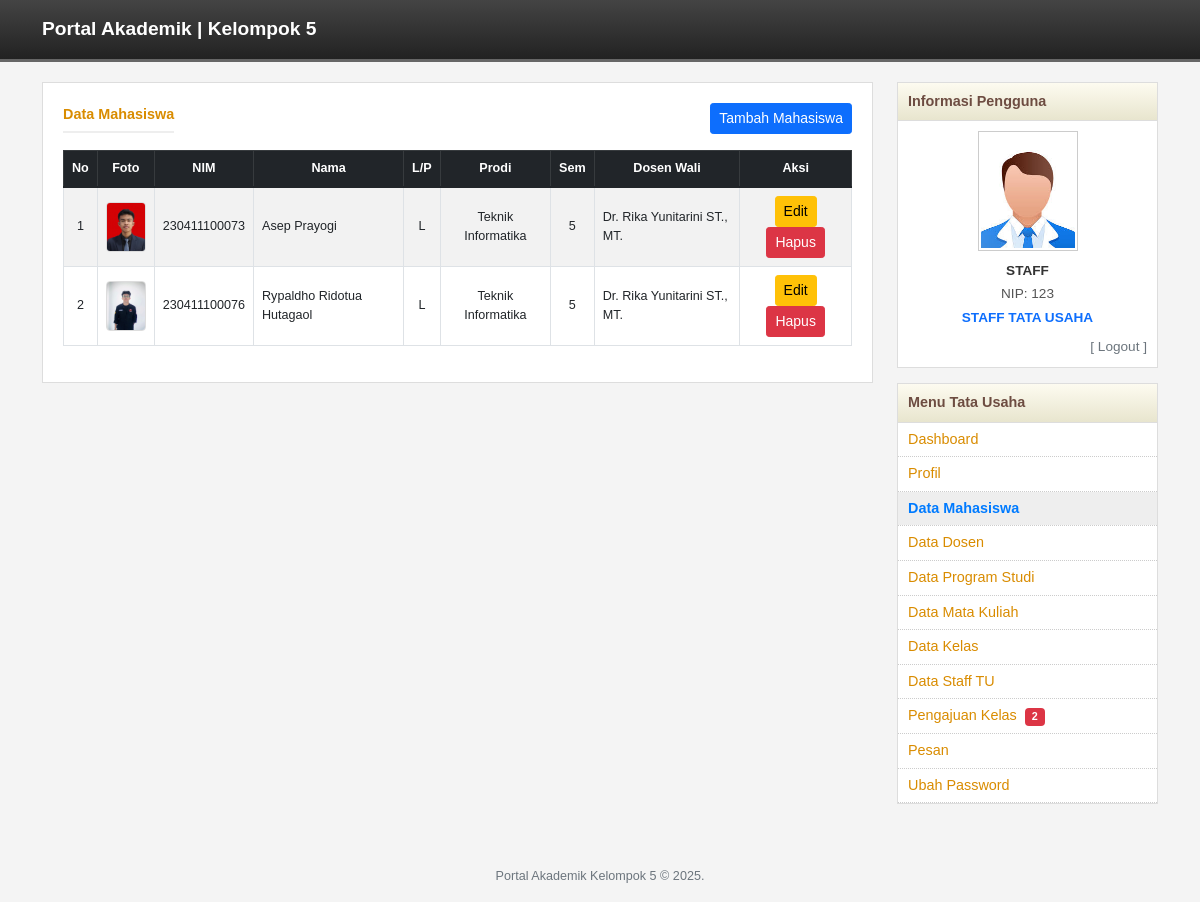
/tu/mahasiswa.php (signed in), run on the app's committed database.
### tables this page shows
CREATE TABLE `mahasiswa` (
  `id` int(11) NOT NULL,
  `nim` varchar(20) NOT NULL,
  `nama` varchar(100) NOT NULL,
  `jenis_kelamin` enum('L','P') DEFAULT NULL,
  `password` varchar(255) NOT NULL,
  `email` varchar(100) DEFAULT NULL,
  `prodi` varchar(50) DEFAULT NULL,
  `semester` int(11) DEFAULT NULL,
  `dpa_id` int(11) DEFAULT NULL,
  `created_at` timestamp NULL DEFAULT current_timestamp(),
  `foto` varchar(255) DEFAULT NULL
);

CREATE TABLE `dosen` (
  `id` int(11) NOT NULL,
  `nidn` varchar(20) NOT NULL,
  `nama` varchar(100) NOT NULL,
  `password` varchar(255) NOT NULL,
  `email` varchar(100) DEFAULT NULL,
  `foto` varchar(255) DEFAULT NULL,
  `jabatan` enum('Dosen','Kaprodi') DEFAULT 'Dosen',
  `prodi` varchar(50) DEFAULT NULL,
  `created_at` timestamp NULL DEFAULT current_timestamp()
);

CREATE TABLE `tata_usaha` (
  `id` int(11) NOT NULL,
  `nip` varchar(20) NOT NULL,
  `nama` varchar(100) NOT NULL,
  `password` varchar(255) NOT NULL,
  `email` varchar(100) DEFAULT NULL,
  `created_at` timestamp NULL DEFAULT current_timestamp(),
  `foto` varchar(255) DEFAULT NULL
);

### tu/mahasiswa.php (the view, shortened to what this page needs)
<?php
require_once "../config/database.php";
$query = "SELECT m.*, d.nama AS nama_dpa FROM mahasiswa m LEFT JOIN dosen d ON m.dpa_id = d.id ORDER BY m.nim ASC";
$dataMhs = $pdo->query($query)->fetchAll();
?>
<!DOCTYPE html>
<html lang="id">
<head>
    <link href="https://cdn.jsdelivr.net/npm/bootstrap@5.1.3/dist/css/bootstrap.min.css" rel="stylesheet">
    <link rel="stylesheet" href="../assets/css/style.css">
</head>
<body>
<?php include "../header.php"; ?>
<div class="container">
    <div class="row">
        <div class="col-md-9">
            <div class="content-box">
                <div class="d-flex justify-content-between align-items-center mb-3">
                    <div class="msg-header mb-0">Data Mahasiswa</div>
                    <a href="mahasiswa_form.php" class="btn btn-primary btn-sm">Tambah Mahasiswa</a>
                </div>
                <div class="table-responsive">
                    <table class="table table-bordered table-striped table-hover align-middle text-center small">
                        <thead class="table-dark">
                            <tr><th>No</th><th>Foto</th><th>NIM</th><th>Nama</th><th>L/P</th><th>Prodi</th><th>Sem</th><th>Dosen Wali</th><th>Aksi</th></tr>
                        </thead>
                        <tbody>
                            <?php $no=1; foreach ($dataMhs as $row): ?>
                            <?php $fotoUrl = (!empty($row['foto']) && file_exists("../assets/img/uploads/".$row['foto'])) ? "../assets/img/uploads/".$row['foto'] : "https://via.placeholder.com/40x50.png?text=IMG"; ?>
                            <tr>
                                <td><?= $no++ ?></td>
                                <td><img src="<?= $fotoUrl ?>" class="table-foto"></td>
                                <td><?= htmlspecialchars($row['nim']) ?></td>
                                <td class="text-start"><?= htmlspecialchars($row['nama']) ?></td>
                                <td><?= htmlspecialchars($row['jenis_kelamin'] ?? '-') ?></td>
                                <td><?= htmlspecialchars($row['prodi']) ?></td>
                                <td><?= htmlspecialchars($row['semester']) ?></td>
                                <td class="text-start"><?= htmlspecialchars($row['nama_dpa'] ?? '-') ?></td>
                                <td>
                                    <a href="mahasiswa_form.php?id=<?= $row['id'] ?>" class="btn btn-warning btn-sm">Edit</a>
                                    <form method="POST" style="display:inline;" onsubmit="return confirm('Hapus?');">
                                        <button class="btn btn-danger btn-sm">Hapus</button>
                                    </form>
                                </td>
                            </tr>
                            <?php endforeach; ?>
                        </tbody>
                    </table>
                </div>
            </div>
        </div>
        <div class="col-md-3">
            <?php include "sidebar.php"; ?>
        </div>
    </div>
</div>
<?php include "../footer.php"; ?>
</body>
</html>

### tu/sidebar.php
<?php
$currentPage = basename($_SERVER['PHP_SELF']);
$user = $_SESSION['user'];
$nama = htmlspecialchars($user['nama']);
$nip = htmlspecialchars($user['username']);
global $pdo;
$stmtFoto = $pdo->prepare("SELECT foto FROM tata_usaha WHERE id = ?");
$stmtFoto->execute([$user['id']]);
$fotoDb = $stmtFoto->fetchColumn();
$fotoProfil = (!empty($fotoDb) && file_exists("../assets/img/uploads/$fotoDb")) ? "../assets/img/uploads/$fotoDb" : "https://via.placeholder.com/100x120.png?text=STAFF+TU";
$cntPending = $pdo->query("SELECT COUNT(*) FROM pengajuan_tambah_kelas WHERE status='approved'")->fetchColumn();
?>
<div class="sidebar-box">
    <div class="sidebar-header">Informasi Pengguna</div>
    <div class="sidebar-content">
        <div class="profile-img-box">
            <img src="<?= $fotoProfil ?>" alt="Foto Profil" class="profile-img">
        </div>
        <div class="profile-info">
            <div class="profile-name"><?= $nama ?></div>
            <div class="mb-1">NIP: <?= $nip ?></div>
            <div class="fw-bold text-primary">STAFF TATA USAHA</div>
            <div class="mt-2 text-end"><a href="../logout.php" class="text-secondary text-decoration-none">[ Logout ]</a></div>
        </div>
    </div>
</div>
<div class="sidebar-box">
    <div class="sidebar-header">Menu Tata Usaha</div>
    <ul class="menu-list">
        <li><a href="dashboard.php" class="<?= $currentPage == 'dashboard.php' ? 'menu-active' : 'menu-default' ?>">Dashboard</a></li>
        <li><a href="profil.php" class="<?= $currentPage == 'profil.php' ? 'menu-active' : 'menu-default' ?>">Profil</a></li>
        <li><a href="mahasiswa.php" class="<?= strpos($currentPage, 'mahasiswa') !== false ? 'menu-active' : 'menu-default' ?>">Data Mahasiswa</a></li>
        <li><a href="dosen.php" class="<?= strpos($currentPage, 'dosen') !== false ? 'menu-active' : 'menu-default' ?>">Data Dosen</a></li>
        <li><a href="prodi.php" class="<?= strpos($currentPage, 'prodi') !== false ? 'menu-active' : 'menu-default' ?>">Data Program Studi</a></li>
        <li><a href="matakuliah.php" class="<?= strpos($currentPage, 'matakuliah') !== false ? 'menu-active' : 'menu-default' ?>">Data Mata Kuliah</a></li>
        <li><a href="kelas.php" class="<?= strpos($currentPage, 'kelas') !== false ? 'menu-active' : 'menu-default' ?>">Data Kelas</a></li>
        <li><a href="staff.php" class="<?= strpos($currentPage, 'staff') !== false ? 'menu-active' : 'menu-default' ?>">Data Staff TU</a></li>
        <li>
            <a href="pengajuan.php" class="<?= $currentPage == 'pengajuan.php' ? 'menu-active' : 'menu-default' ?>">
                Pengajuan Kelas
                <?php if($cntPending > 0): ?>
                    <span class="badge bg-danger ms-1"><?= $cntPending ?></span>
                <?php endif; ?>
            </a>
        </li>
        <li>
            <a href="pesan.php" class="<?= $currentPage == 'pesan.php' ? 'menu-active' : 'menu-default' ?>">
                Pesan
            </a>
        </li>
        <li><a href="ubah_password.php" class="<?= $currentPage == 'ubah_password.php' ? 'menu-active' : 'menu-default' ?>">Ubah Password</a></li>
    </ul>
</div>

### assets/css/style.css (style rules this page uses)
body { background-color: #f4f4f4; font-family: sans-serif; font-size: 0.9rem; }
.sidebar-box { background: white; border: 1px solid #ddd; margin-bottom: 15px; }
.sidebar-header { background: linear-gradient(to bottom, #fdfbf0, #e8e5ce); padding: 8px 10px; font-weight: bold; color: #6d4c41; border-bottom: 1px solid #ddd; }
.sidebar-content { padding: 10px; }
.menu-list { list-style: none; padding: 0; margin: 0; }
.menu-list li { border-bottom: 1px dotted #ccc; }
.menu-list li a { display: block; padding: 6px 10px; text-decoration: none; transition: 0.2s; }
.menu-active { font-weight: bold; color: #007bff !important; background-color: #eee; }
.menu-default { color: #d98c00; }
.profile-img-box { text-align: center; margin-bottom: 10px; }
.profile-img { width: 100px; height: 120px; object-fit: cover; border: 1px solid #ccc; padding: 2px; background: white; }
.profile-info { text-align: center; font-size: 0.85rem; color: #555; }
.profile-name { font-weight: bold; color: #333; margin-bottom: 2px; text-transform: uppercase; }
.content-box { background: white; border: 1px solid #ddd; padding: 20px; margin-bottom: 20px; }
.msg-header { font-weight: bold; color: #d98c00; margin-bottom: 15px; border-bottom: 2px solid #eee; padding-bottom: 5px; }
.table-foto { width: 40px; height: 50px; object-fit: cover; border-radius: 4px; border: 1px solid #ddd; }

### tu/mahasiswa.php (style rules this page uses)
.table-foto { width: 40px; height: 50px; object-fit: cover; border-radius: 4px; border: 1px solid #ddd; }

### data on the page
mahasiswa: foto (picture), nim "230411100073", nama "Asep Prayogi", jenis_kelamin "L", prodi "Teknik Informatika", semester "5", dpa.nama "Dr. Rika Yunitarini ST., MT."
mahasiswa: foto (picture), nim "230411100076", nama "Rypaldho Ridotua Hutagaol", jenis_kelamin "L", prodi "Teknik Informatika", semester "5", dpa.nama "Dr. Rika Yunitarini ST., MT."
tata_usaha: foto (picture)

### other printed values
$nama "STAFF"
$nip "123"
$cntPending "2"
